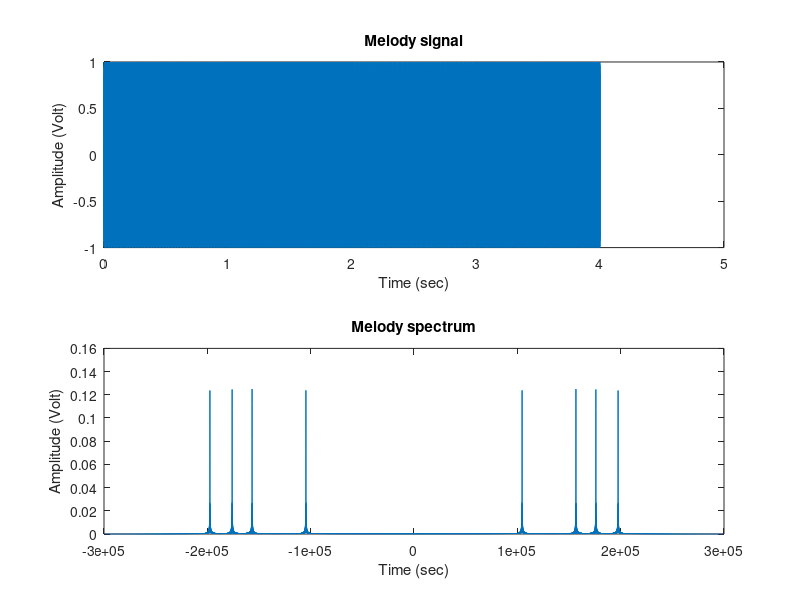

This figure's MATLAB source:
fs = 6000;          % Sampling frequency
ts = 1/fs;          % Sampling period
t = 0:ts:1;         % Time vector from 0 to 1 second
fr = [1567 1760 1975 1046];  % Frequency components
x = zeros(length(fr), length(t));  % Preallocate a matrix for the cosine waves

for i = 1:length(fr)
    x(i,:) = cos(2*pi*fr(i)*t);  % Generate each cosine wave
end

xx = [x(1,:) x(2,:) x(3,:) x(4,:)];  % Concatenate the waves

subplot(2, 1, 1);
plot([0:ts:4+3*ts], xx)
xlabel('Time (sec)');
ylabel('Amplitude (Volt)');
title('Melody signal');

sound(xx, fs)  % Play the sound

N = length(xx);
dt = ts/100;
BW = 1/dt;
df = BW/N;
Start = -BW/2;
Step = df;
End = BW/2-df;
f = Start:Step:End;
ph = fft(xx);
ph = fftshift(ph)/N;

subplot(2, 1, 2);
plot(f, abs(ph))
xlabel('Time (sec)');
ylabel('Amplitude (Volt)');
title('Melody spectrum');
